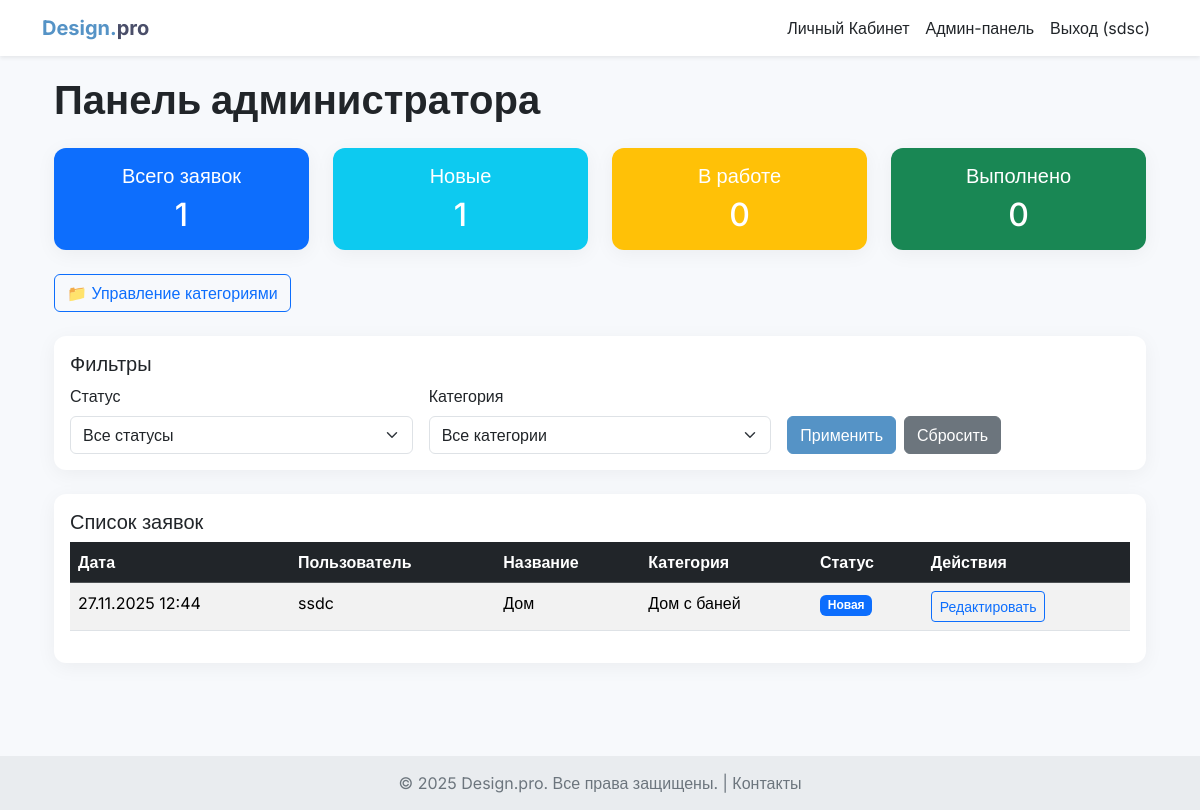
The app's page /admin-dashboard/ (signed in) with its own data.
### design_app/models.py (models this page shows, shortened)
class RoomPlan(models.Model):
    STATUS_CHOICES = [
        ('NEW', 'Новая'),
        ('IN_PROGRESS', 'Принято в работу'),
        ('COMPLETED', 'Выполнено'),
    ]
    user = models.ForeignKey(User, on_delete=models.CASCADE, related_name='room_plans', verbose_name="Пользователь")
    title = models.CharField(max_length=255, verbose_name="Название заявки")
    description = models.TextField(verbose_name="Описание помещения")
    category = models.ForeignKey(Category, on_delete=models.CASCADE, verbose_name="Категория")
    upload_date = models.DateTimeField(auto_now_add=True, verbose_name="Дата загрузки")
    plan_file = models.ImageField(
        upload_to='room_plans/',
        blank=True,
        null=True,
        verbose_name="Фото помещения или план",
        help_text="Форматы: JPG, JPEG, PNG, BMP. Максимальный размер: 2MB"
    )
    status = models.CharField(
        max_length=20,
        choices=STATUS_CHOICES,
        default='NEW',
        verbose_name="Статус заявки"
    )
    design_image = models.ImageField(
        upload_to='designs/',
        blank=True,
        null=True,
        verbose_name="Дизайн-проект"
    )
    admin_comment = models.TextField(blank=True, verbose_name="Комментарий администратора")
    assigned_to = models.ForeignKey(
        User,
        on_delete=models.SET_NULL,
        null=True,
        blank=True,
        related_name='assigned_applications',
        verbose_name="Назначена"
    )
    class Meta:
        verbose_name = "Заявка"
        verbose_name_plural = "Заявки"
        ordering = ['-upload_date']

class Category(models.Model):
    name = models.CharField(max_length=100, verbose_name="Название категории")
    description = models.TextField(blank=True, verbose_name="Описание")
    class Meta:
        verbose_name = "Категория"
        verbose_name_plural = "Категории"

### design_app/views.py (the view)
# urls.py: path('admin-dashboard/', views.admin_dashboard, name='admin_dashboard'),
@user_passes_test(is_staff_user, login_url='/login/')
def admin_dashboard(request):
    applications = RoomPlan.objects.all().select_related('user', 'category').order_by('-upload_date')
    status_filter = request.GET.get('status')
    category_filter = request.GET.get('category')
    if status_filter:
        applications = applications.filter(status=status_filter)
    if category_filter:
        applications = applications.filter(category_id=category_filter)
    categories = Category.objects.all()
    stats = {
        'total': RoomPlan.objects.count(),
        'new': RoomPlan.objects.filter(status='NEW').count(),
        'in_progress': RoomPlan.objects.filter(status='IN_PROGRESS').count(),
        'completed': RoomPlan.objects.filter(status='COMPLETED').count(),
    }
    try:
        user_profile = request.user.userprofile
        user_role = user_profile.get_user_type_display()
    except UserProfile.DoesNotExist:
        user_role = "Администратор" if request.user.is_staff else "Пользователь"
    context = {
        'title': 'Панель управления',
        'applications': applications,
        'categories': categories,
        'stats': stats,
        'user_role': user_role,
        'status_filter': status_filter,
        'category_filter': category_filter,
    }
    return render(request, 'design_app/admin_dashboard.html', context)

### design_app/views.py (called while the page is built)
def is_staff_user(user):
    if not user.is_authenticated:
        return False
    try:
        profile = user.userprofile
        return profile.is_admin() or profile.is_manager()
    except UserProfile.DoesNotExist:
        return user.is_staff

### design_app/templates/design_app/admin_dashboard.html (shortened to what this page needs)
{% extends 'design_app/base.html' %}
{% block content %}
<div class="container-fluid">
  <div class="row">
    <div class="col-12">
      <h1 class="fw-bold mb-4">Панель администратора</h1>
      <div class="row mb-4">
        <div class="col-md-3">
          <div class="card bg-primary text-white">
            <div class="card-body text-center">
              <h5 class="card-title">Всего заявок</h5>
              <h2 class="mb-0">{{ stats.total }}</h2>
            </div>
          </div>
        </div>
        <div class="col-md-3">
          <div class="card bg-info text-white">
            <div class="card-body text-center">
              <h5 class="card-title">Новые</h5>
              <h2 class="mb-0">{{ stats.new }}</h2>
            </div>
          </div>
        </div>
        <div class="col-md-3">
          <div class="card bg-warning text-white">
            <div class="card-body text-center">
              <h5 class="card-title">В работе</h5>
              <h2 class="mb-0">{{ stats.in_progress }}</h2>
            </div>
          </div>
        </div>
        <div class="col-md-3">
          <div class="card bg-success text-white">
            <div class="card-body text-center">
              <h5 class="card-title">Выполнено</h5>
              <h2 class="mb-0">{{ stats.completed }}</h2>
            </div>
          </div>
        </div>
      </div>
      <div class="mb-4">
        <a href="{% url 'manage_categories' %}" class="btn btn-outline-primary">
          📁 Управление категориями
        </a>
      </div>
      <div class="card mb-4">
        <div class="card-body">
          <h5 class="card-title">Фильтры</h5>
          <form method="get" class="row g-3">
            <div class="col-md-4">
              <label class="form-label">Статус</label>
              <select name="status" class="form-select">
                <option value="">Все статусы</option>
              </select>
            </div>
            <div class="col-md-4">
              <label class="form-label">Категория</label>
              <select name="category" class="form-select">
                <option value="">Все категории</option>
              </select>
            </div>
            <div class="col-md-4 d-flex align-items-end">
              <button type="submit" class="btn btn-primary me-2">Применить</button>
              <a href="{% url 'admin_dashboard' %}" class="btn btn-secondary">Сбросить</a>
            </div>
          </form>
        </div>
      </div>
      <div class="card">
        <div class="card-body">
          <h5 class="card-title">Список заявок</h5>
          {% if applications %}
          <div class="table-responsive">
            <table class="table table-striped table-hover">
              <thead class="table-dark">
              <tr>
                <th>Дата</th>
                <th>Пользователь</th>
                <th>Название</th>
                <th>Категория</th>
                <th>Статус</th>
                <th>Действия</th>
              </tr>
              </thead>
              <tbody>
              {% for app in applications %}
              <tr>
                <td>{{ app.upload_date|date:"d.m.Y H:i" }}</td>
                <td>{{ app.user.username }}</td>
                <td>{{ app.title }}</td>
                <td>{{ app.category.name }}</td>
                <td>
                  <span class="badge
                    {% if app.status == 'NEW' %}bg-primary
                    {% elif app.status == 'IN_PROGRESS' %}bg-warning
                    {% else %}bg-success{% endif %}">
                    {{ app.get_status_display }}
                  </span>
                </td>
                <td>
                  <a href="{% url 'edit_application' app.id %}" class="btn btn-sm btn-outline-primary">
                    Редактировать
                  </a>
                </td>
              </tr>
              {% endfor %}
              </tbody>
            </table>
          </div>
          {% else %}
          <div class="text-center py-4">
            <p class="text-muted">Заявки не найдены</p>
          </div>
          {% endif %}
        </div>
      </div>
    </div>
  </div>
</div>
{% endblock %}

### design_app/templates/design_app/base.html (shortened to what this page needs)
{% load static %}
<!DOCTYPE html>
<html lang="ru">
<head>
  <link href="https://cdn.jsdelivr.net/npm/bootstrap@5.3.3/dist/css/bootstrap.min.css" rel="stylesheet">
</head>
<body>
<nav class="navbar navbar-expand-lg navbar-light bg-white shadow-sm sticky-top">
  <div class="container">
    <a class="navbar-brand" href="{% url 'index' %}">
      <span style="color: #5593c6;">Design.</span>pro
    </a>
    <div class="collapse navbar-collapse" id="navbarNav">
      <ul class="navbar-nav ms-auto">
        {% if user.is_authenticated %}
        <li class="nav-item">
          <a class="nav-link text-dark" href="{% url 'profile' %}">Личный Кабинет</a>
        </li>
        {% if user.is_staff %}
        <li class="nav-item">
          <a class="nav-link text-dark" href="{% url 'admin_dashboard' %}">Админ-панель</a>
        </li>
        {% endif %}
        <li class="nav-item">
          <a class="nav-link text-dark" href="{% url 'logout' %}">Выход ({{ user.username }})</a>
        </li>
        {% endif %}
      </ul>
    </div>
  </div>
</nav>
<main class="page-content container">
  {% block content %}
  {% endblock %}
</main>
<footer>
  <div class="container">
    &copy; 2025 Design.pro. Все права защищены. | <a href="#" class="text-secondary text-decoration-none">Контакты</a>
  </div>
</footer>
</body>
</html>

### design_app/templates/design_app/base.html (style rules this page uses)
body { font-family: 'Inter', sans-serif; background-color: #f7f9fc; }
.navbar-brand { font-weight: 700; color: #4a4e69 !important; }
.btn-primary { background-color: #5593c6; border-color: #5593c6; transition: all 0.3s ease; }
.card { border: none; border-radius: 12px; box-shadow: 0 4px 20px rgba(0, 0, 0, 0.05); }
.page-content { padding-top: 20px; padding-bottom: 40px; min-height: calc(100vh - 100px); }
footer { background-color: #e9ecef; color: #6c757d; padding: 15px 0; text-align: center; }

### records on screen
RoomPlan: upload_date "27.11.2025 12:44", user.username "ssdc", title "Дом", category.name "Дом с баней", status "Новая"

### other values on screen
{{ user.username }} "sdsc"
{{ stats.total }} "1"
{{ stats.new }} "1"
{{ stats.in_progress }} "0"
{{ stats.completed }} "0"
